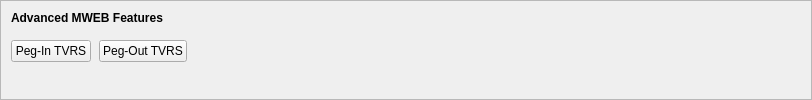
    <widget class="QFrame" name="frameMWEBFeatures">
     <property name="sizePolicy">
      <sizepolicy hsizetype="Expanding" vsizetype="Expanding">
       <horstretch>0</horstretch>
       <verstretch>0</verstretch>
      </sizepolicy>
     </property>
     <property name="maximumSize">
      <size>
       <width>16777215</width>
       <height>16777215</height>
      </size>
     </property>
     <property name="frameShape">
      <enum>QFrame::StyledPanel</enum>
     </property>
     <property name="frameShadow">
      <enum>QFrame::Sunken</enum>
     </property>
     <layout class="QVBoxLayout" name="verticalLayoutMWEBFeatures2">
      <property name="spacing">
       <number>0</number>
      </property>
      <property name="leftMargin">
       <number>0</number>
      </property>
      <property name="topMargin">
       <number>0</number>
      </property>
      <property name="rightMargin">
       <number>0</number>
      </property>
      <property name="bottomMargin">
       <number>6</number>
      </property>
      <item>
       <layout class="QVBoxLayout" name="verticalLayoutMWEBFeatures" stretch="0,0,1">
        <property name="spacing">
         <number>0</number>
        </property>
        <property name="leftMargin">
         <number>10</number>
        </property>
        <property name="topMargin">
         <number>10</number>
        </property>
        <item>
         <layout class="QHBoxLayout" name="horizontalLayoutMWEBFeatures1">
          <property name="bottomMargin">
           <number>15</number>
          </property>
          <item>
           <widget class="QLabel" name="labelMWEBFeatures">
            <property name="sizePolicy">
             <sizepolicy hsizetype="Preferred" vsizetype="Maximum">
              <horstretch>0</horstretch>
              <verstretch>0</verstretch>
             </sizepolicy>
            </property>
            <property name="font">
             <font>
              <weight>75</weight>
              <bold>true</bold>
             </font>
            </property>
            <property name="styleSheet">
             <string notr="true">font-weight:bold;</string>
            </property>
            <property name="text">
             <string>Advanced MWEB Features</string>
            </property>
           </widget>
          </item>
         </layout>
        </item>
        <item>
         <layout class="QHBoxLayout" name="horizontalLayoutMWEBFeatures2" stretch="0,0,0">
          <property name="spacing">
           <number>8</number>
          </property>
          <property name="bottomMargin">
           <number>10</number>
          </property>
          <item>
           <widget class="QPushButton" name="pushButtonMWEBPegIn">
            <property name="styleSheet">
             <string notr="true"/>
            </property>
            <property name="text">
             <string>Peg-In TVRS</string>
            </property>
            <property name="checkable">
             <bool>true</bool>
            </property>
            <property name="autoDefault">
             <bool>false</bool>
            </property>
           </widget>
          </item>
          <item>
           <widget class="QPushButton" name="pushButtonMWEBPegOut">
            <property name="styleSheet">
             <string notr="true"/>
            </property>
            <property name="text">
             <string>Peg-Out TVRS</string>
            </property>
            <property name="checkable">
             <bool>true</bool>
            </property>
            <property name="autoDefault">
             <bool>false</bool>
            </property>
           </widget>
          </item>
          <item>
           <spacer name="horizontalSpacerMWEBFeatures">
            <property name="orientation">
             <enum>Qt::Horizontal</enum>
            </property>
            <property name="sizeHint" stdset="0">
             <size>
              <width>40</width>
              <height>1</height>
             </size>
            </property>
           </spacer>
          </item>
         </layout>
        </item>
        <item>
         <spacer name="verticalSpacerMWEBFeatures">
          <property name="orientation">
           <enum>Qt::Vertical</enum>
          </property>
          <property name="sizeHint" stdset="0">
           <size>
            <width>800</width>
            <height>1</height>
           </size>
          </property>
         </spacer>
        </item>
       </layout>
      </item>
     </layout>
    </widget>
